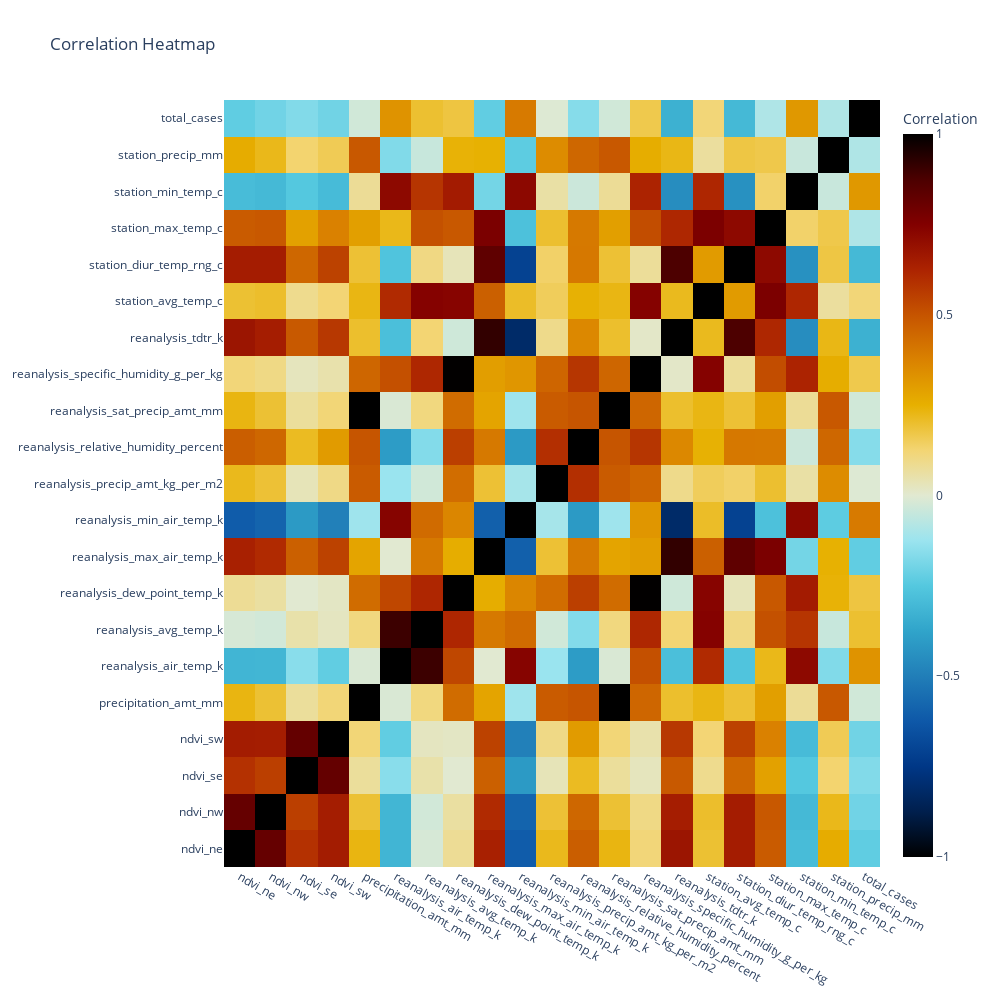

Notebook code for this chart:
### Markdown cell above
### Feature selection and Model Training
Now, let's create a heatmap to visualize the correlations within the dataset.

### Code cell
# Creating a correlation of the matrix
corr_matrix = dengue_combined_train.drop(columns=["city", "year", "weekofyear"]).corr()

# Create heatmap
heatmap_trace = go.Heatmap(
    z=corr_matrix.values,
    x=corr_matrix.columns,
    y=corr_matrix.index,
    colorscale='icefire',
    colorbar=dict(title='Correlation'),
    zmin=-1, zmax=1,
    )

# Set layout options
layout = go.Layout(
    title='Correlation Heatmap',
    width=1000,
    height=1000,
    )

# Create the figure
fig = go.Figure(data=[heatmap_trace], layout=layout)

# Show the plot
fig.iplot()

### Figure 1 — Plotly figure (JSON) as saved in the notebook; plotly's stock layout.template omitted (floating-point values rounded to 4 significant figures; data arrays with more than 128 entries replaced by an {"elided": "..."} marker saying what was removed)
{"data": [{"colorbar": {"title": {"text": "Correlation"}}, "colorscale": [[0, "#000000"], [0.0625, "#001f4d"], [0.125, "#003786"], [0.1875, "#0e58a8"], [0.25, "#217eb8"], [0.3125, "#30a4ca"], [0.375, "#54c8df"], [0.4375, "#9be4ef"], [0.5, "#e1e9d1"], [0.5625, "#f3d573"], [0.625, "#e7b000"], [0.6875, "#da8200"], [0.75, "#c65400"], [0.8125, "#ac2301"], [0.875, "#820000"], [0.9375, "#4c0000"], [1, "#000000"]], "type": "heatmap", "x": ["ndvi_ne", "ndvi_nw", "ndvi_se", "ndvi_sw", "precipitation_amt_mm", "reanalysis_air_temp_k", "reanalysis_avg_temp_k", "reanalysis_dew_point_temp_k", "reanalysis_max_air_temp_k", "reanalysis_min_air_temp_k", "reanalysis_precip_amt_kg_per_m2", "reanalysis_relative_humidity_percent", "reanalysis_sat_precip_amt_mm", "reanalysis_specific_humidity_g_per_kg", "reanalysis_tdtr_k", "station_avg_temp_c", "station_diur_temp_rng_c", "station_max_temp_c", "station_min_temp_c", "station_precip_mm", "total_cases"], "y": ["ndvi_ne", "ndvi_nw", "ndvi_se", "ndvi_sw", "precipitation_amt_mm", "reanalysis_air_temp_k", "reanalysis_avg_temp_k", "reanalysis_dew_point_temp_k", "reanalysis_max_air_temp_k", "reanalysis_min_air_temp_k", "reanalysis_precip_amt_kg_per_m2", "reanalysis_relative_humidity_percent", "reanalysis_sat_precip_amt_mm", "reanalysis_specific_humidity_g_per_kg", "reanalysis_tdtr_k", "station_avg_temp_c", "station_diur_temp_rng_c", "station_max_temp_c", "station_min_temp_c", "station_precip_mm", "total_cases"], "z": {"elided": "21x21 float values"}, "zmax": 1, "zmin": -1}], "layout": {"height": 1000, "title": {"text": "Correlation Heatmap"}, "width": 1000, "xaxis": {"autorange": true, "range": [-0.5, 20.5], "type": "category"}, "yaxis": {"autorange": true, "range": [-0.5, 20.5], "type": "category"}}}
